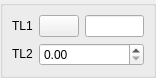
<ui version="4.0" >
 <class>DlgRef_1Sel1Spin_QTD</class>
 <widget class="QWidget" name="DlgRef_1Sel1Spin_QTD" >
  <property name="geometry" >
   <rect>
    <x>0</x>
    <y>0</y>
    <width>156</width>
    <height>70</height>
   </rect>
  </property>
  <property name="windowTitle" >
   <string/>
  </property>
  <layout class="QGridLayout" >
   <property name="leftMargin" >
    <number>0</number>
   </property>
   <property name="topMargin" >
    <number>0</number>
   </property>
   <property name="rightMargin" >
    <number>0</number>
   </property>
   <property name="bottomMargin" >
    <number>0</number>
   </property>
   <property name="horizontalSpacing" >
    <number>0</number>
   </property>
   <property name="verticalSpacing" >
    <number>0</number>
   </property>
   <item row="0" column="0" >
    <widget class="QGroupBox" name="GroupBox1" >
     <property name="title" >
      <string/>
     </property>
     <layout class="QGridLayout" >
      <property name="leftMargin" >
       <number>9</number>
      </property>
      <property name="topMargin" >
       <number>9</number>
      </property>
      <property name="rightMargin" >
       <number>9</number>
      </property>
      <property name="bottomMargin" >
       <number>9</number>
      </property>
      <property name="horizontalSpacing" >
       <number>6</number>
      </property>
      <property name="verticalSpacing" >
       <number>6</number>
      </property>
      <item row="0" column="0" >
       <widget class="QLabel" name="TextLabel1" >
        <property name="sizePolicy" >
         <sizepolicy vsizetype="Fixed" hsizetype="Fixed" >
          <horstretch>0</horstretch>
          <verstretch>0</verstretch>
         </sizepolicy>
        </property>
        <property name="text" >
         <string>TL1</string>
        </property>
        <property name="wordWrap" >
         <bool>false</bool>
        </property>
       </widget>
      </item>
      <item row="0" column="2" >
       <widget class="QLineEdit" name="LineEdit1" />
      </item>
      <item row="0" column="1" >
       <widget class="QPushButton" name="PushButton1" >
        <property name="sizePolicy" >
         <sizepolicy vsizetype="Fixed" hsizetype="Fixed" >
          <horstretch>0</horstretch>
          <verstretch>0</verstretch>
         </sizepolicy>
        </property>
        <property name="text" >
         <string/>
        </property>
       </widget>
      </item>
      <item row="1" column="0" >
       <widget class="QLabel" name="TextLabel2" >
        <property name="sizePolicy" >
         <sizepolicy vsizetype="Fixed" hsizetype="Fixed" >
          <horstretch>0</horstretch>
          <verstretch>0</verstretch>
         </sizepolicy>
        </property>
        <property name="text" >
         <string>TL2</string>
        </property>
        <property name="wordWrap" >
         <bool>false</bool>
        </property>
       </widget>
      </item>
      <item row="1" column="1" colspan="2" >
       <widget class="SalomeApp_DoubleSpinBox" name="SpinBox_DX" />
      </item>
     </layout>
    </widget>
   </item>
  </layout>
 </widget>
 <layoutdefault spacing="6" margin="11" />
 <pixmapfunction>qPixmapFromMimeSource</pixmapfunction>
 <customwidgets>
  <customwidget>
   <class>SalomeApp_DoubleSpinBox</class>
   <extends>QDoubleSpinBox</extends>
   <header location="global" >gui/SalomeApp_DoubleSpinBox.h</header>
  </customwidget>
 </customwidgets>
 <tabstops>
  <tabstop>PushButton1</tabstop>
  <tabstop>LineEdit1</tabstop>
  <tabstop>SpinBox_DX</tabstop>
 </tabstops>
 <resources/>
 <connections/>
</ui>
